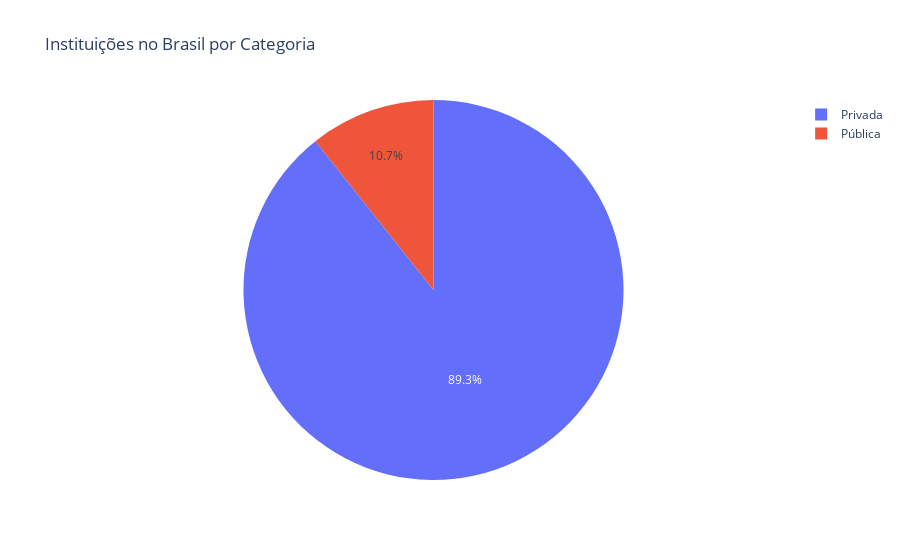

Notebook cell for this chart:
### Code cell
figPie = px.pie(
    df_instituicoes,
    names = "Categoria",
    values = "Quant",
    title= "Instituições no Brasil por Categoria"
)

figPie

### Figure 1 — Plotly figure (JSON) as saved in the notebook; plotly's stock layout.template omitted (floating-point values rounded to 4 significant figures)
{"data": [{"domain": {"x": [0, 1], "y": [0, 1]}, "hovertemplate": "Categoria=%{label}<br>Quant=%{value}<extra></extra>", "labels": ["Privada", "Pública"], "legendgroup": "", "name": "", "showlegend": true, "type": "pie", "values": [1748, 209]}], "layout": {"autosize": true, "legend": {"tracegroupgap": 0}, "title": {"text": "Instituições no Brasil por Categoria"}}}
